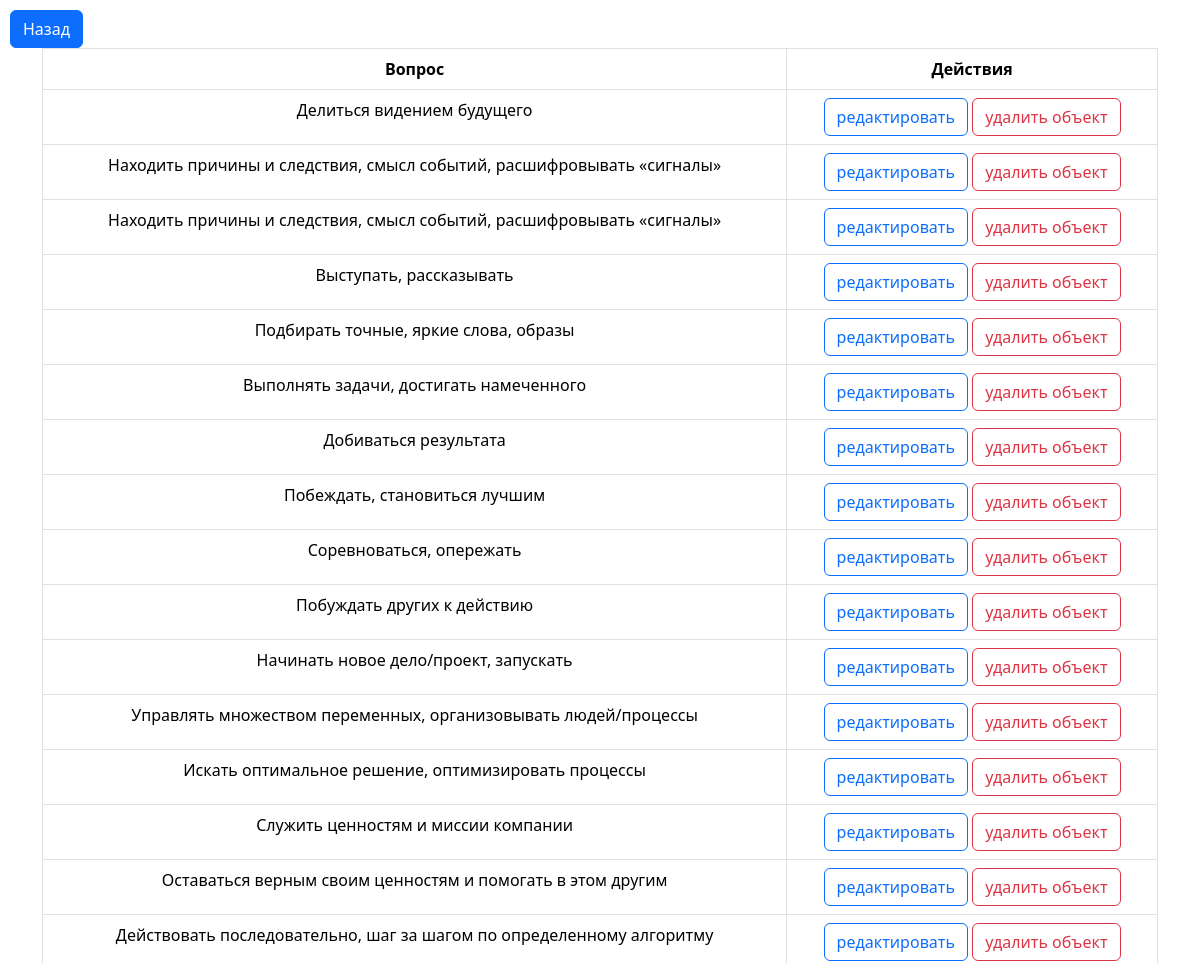
/local_admin/questions/ (signed in, upper part), run on an earlier commit of the app's database.
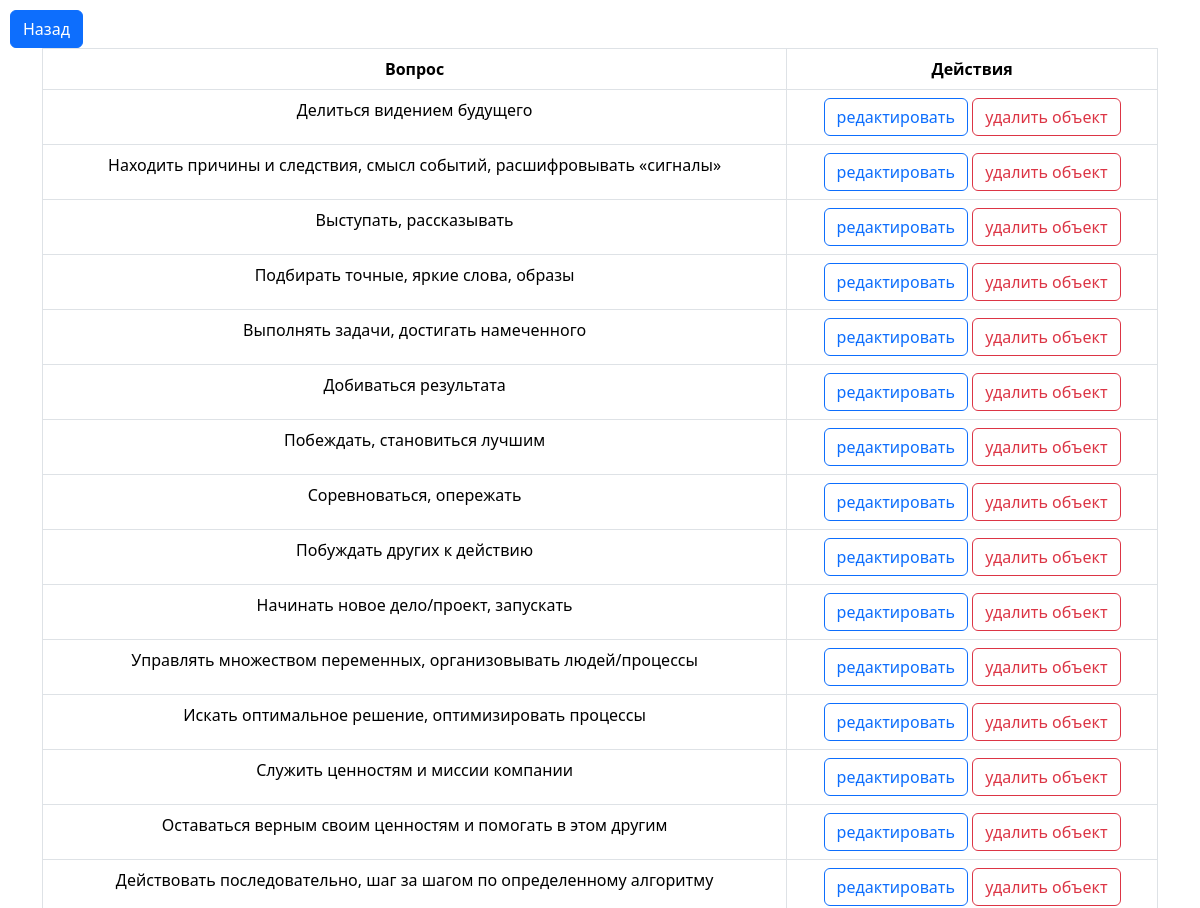
And on a later commit of the database.
### questionnaire/models.py (models this page shows, shortened)
class Question(models.Model):
    text = models.CharField(max_length=100)

### questionnaire/views.py (the view)
# urls.py: path('local_admin/questions/', views.question_list, name='question_list'),
@login_required
def question_list(request):
    questions = Question.objects.all()
    return render(request, 'questions/question_list.html', {'questions': questions})

### templates/questions/question_list.html (shortened to what this page needs)
{% load static %}
<!DOCTYPE html>
<html lang="en">
<head>
    <link rel="stylesheet" type="text/css" href="{% static 'css/bootstrap.min.css' %}">
    <link rel="stylesheet" type="text/css" href="{% static 'css/styles.css' %}">
    <link href="https://cdn.jsdelivr.net/npm/bootstrap@5.3.2/dist/css/bootstrap.min.css" rel="stylesheet">
</head>
<body>
<a href="{% url 'mini_admin'%}" class="btn btn-primary">Назад</a>
<div class="container text-center">
  <table class="table table-bordered">
    <thead>
      <tr>
        <th>Вопрос</th>
        <th>Действия</th>
      </tr>
    </thead>
    <tbody>
      {% for question in questions %}
      <tr>
        <td>{{ question.text }}</td>
        <td>
          <a href="{% url 'question_update' question.pk %}" class="btn btn-outline-primary">редактировать</a>
          <a href="{% url 'question_delete' question.pk %}" class="btn btn-outline-danger ">удалить объект</a>
      </td>
      </tr>
      {% empty %}
      <tr>
        <td colspan="2">Нет вопросов</td>
      </tr>
      {% endfor %}
    </tbody>
  </table>
</div>
</body>
</html>

What changed in the data, as far as the page shows it:
removed Question: text "Находить причины и следствия, смысл событий, расшифровывать «сигналы»"
